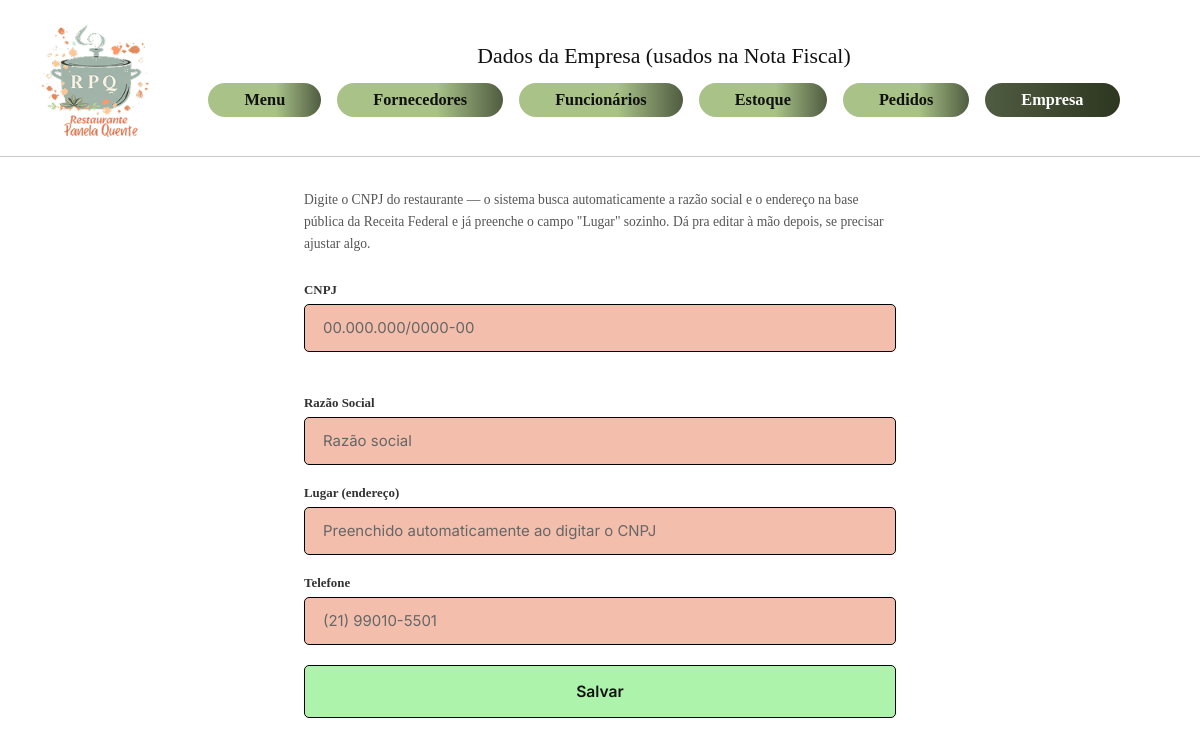
Page /projetobernardolohana/index.php?controller=empresa&action=index (signed in) on the earlier database version.
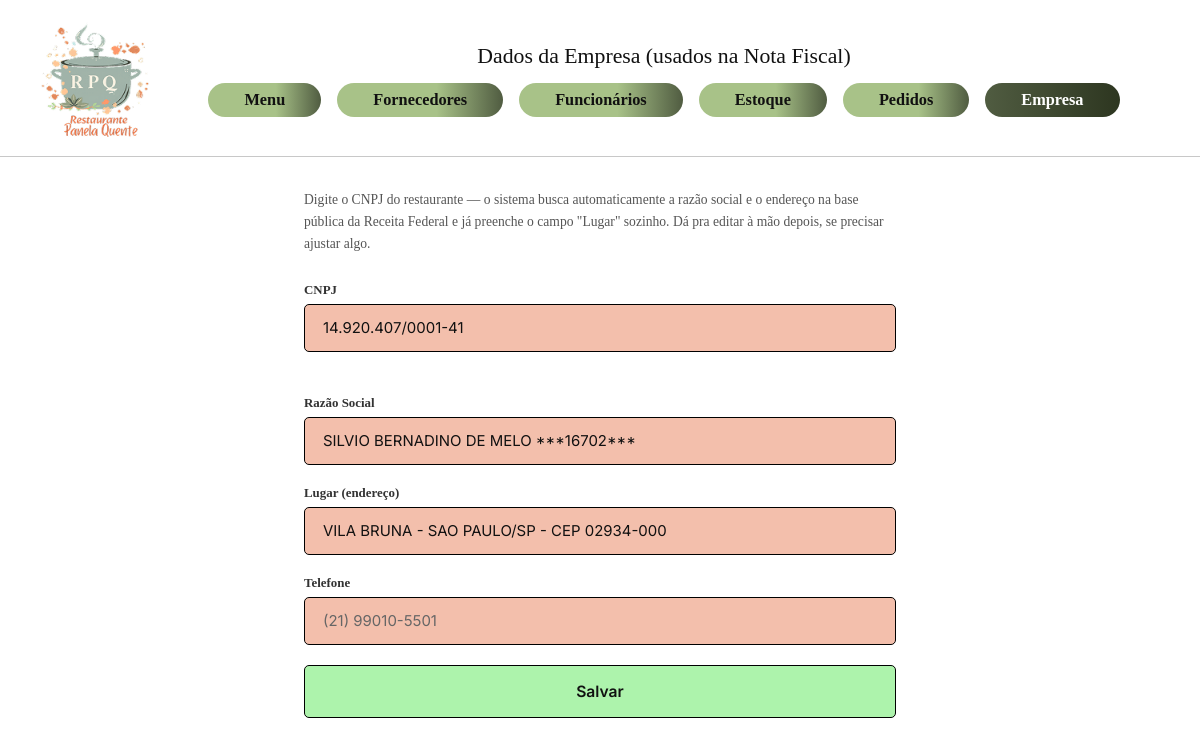
Same page on the later database version.
### tables this page shows
CREATE TABLE `empresa` (
  `id` int(11) NOT NULL DEFAULT 1,
  `cnpj` varchar(14) NOT NULL,
  `razao_social` varchar(150) NOT NULL,
  `lugar` varchar(255) DEFAULT NULL,
  `telefone` varchar(20) DEFAULT NULL,
  `atualizado_em` timestamp NOT NULL DEFAULT current_timestamp() ON UPDATE current_timestamp()
);

### projetobernardolohana/controllers/empresacontroller.php (called while the page is built, shortened)
<?php
require_once __DIR__ . '/../models/empresa.php';
class EmpresaController
{
    public function index(): void
    {
        $empresa = (new Empresa())->buscar();
        require_once __DIR__ . '/../views/empresa.php';
    }
}

### projetobernardolohana/index.php (called while the page is built, shortened)
<?php
require_once __DIR__ . '/config/db.php';
$controller = $_GET['controller'] ?? 'auth';
$action = $_GET['action'] ?? 'form';
switch ($controller) {
    case 'empresa':
        require_once __DIR__ . '/controllers/empresacontroller.php';
        $c = new EmpresaController();
        break;
}
$c->$action();

### projetobernardolohana/config/db.php (called while the page is built)
<?php
class Database
{
    private static $conn=null;
    public static function getConnection()
    {
        if (self::$conn === null) {
            try {
                self::$conn=new PDO(
                    "mysql:host=localhost;dbname=projetorrgi51;charset=utf8mb4",
                    "root",
                    "",
                    [
                        PDO::ATTR_ERRMODE=>PDO::ERRMODE_EXCEPTION,
                        PDO::ATTR_DEFAULT_FETCH_MODE=>PDO::FETCH_ASSOC
                    ]
                );
            }catch (PDOException $e){
                die("Erro ao conectar ao banco de dados.");
            }
        }
        return self::$conn;
    }
}

### projetobernardolohana/models/empresa.php (called while the page is built, shortened)
<?php
require_once __DIR__ . '/../config/db.php';
class Empresa
{
    private PDO $conn;
    public function __construct()
    {
        $this->conn = Database::getConnection();
    }
    public function buscar(): ?array
    {
        try {
            $stmt = $this->conn->query("SELECT * FROM empresa WHERE id = 1");
            $r = $stmt->fetch();
            return $r ?: null;
        } catch (Exception $e) {
            return null;
        }
    }
}

### projetobernardolohana/views/empresa.php (the view, shortened to what the changed rows need)
<?php
function empresaCnpjFormatado(string $digitos): string
{
    return substr($digitos, 0, 2) . '.' . substr($digitos, 2, 3) . '.' . substr($digitos, 5, 3)
         . '/' . substr($digitos, 8, 4) . '-' . substr($digitos, 12, 2);
}
?>
<!DOCTYPE html>
<html lang="pt-BR">
<head>
  <link rel="stylesheet" href="public/assets/css/style.css">
</head>
<body data-page="empresa">
  <header class="site-header">
    <div class="header-right">
      <h1 class="header-title">Dados da Empresa (usados na Nota Fiscal)</h1>
    </div>
  </header>
  <div class="emp-wrap">
    <form method="post" action="index.php?controller=empresa&action=salvar">
      <div class="emp-field">
        <label class="emp-label" for="f-cnpj">CNPJ</label>
        <input id="f-cnpj" type="text" name="cnpj" inputmode="numeric" placeholder="00.000.000/0000-00"
               value="<?= htmlspecialchars($empresa ? empresaCnpjFormatado($empresa['cnpj']) : '') ?>" required>
        <span id="cnpj-status" class="emp-cnpj-status"></span>
      </div>
      <div class="emp-field">
        <label class="emp-label" for="f-razao">Razão Social</label>
        <input id="f-razao" type="text" name="razao_social" placeholder="Razão social"
               value="<?= htmlspecialchars($empresa['razao_social'] ?? '') ?>" required>
      </div>
      <div class="emp-field">
        <label class="emp-label" for="f-lugar">Lugar (endereço)</label>
        <input id="f-lugar" type="text" name="lugar" placeholder="Preenchido automaticamente ao digitar o CNPJ"
               value="<?= htmlspecialchars($empresa['lugar'] ?? '') ?>">
      </div>
    </form>
  </div>
</body>
</html>

Differences in the rows shown:
added empresa: cnpj "14.920.407/0001-41", razao_social "SILVIO BERNADINO DE MELO ***16702***", lugar "VILA BRUNA - SAO PAULO/SP - CEP 02934-000"
